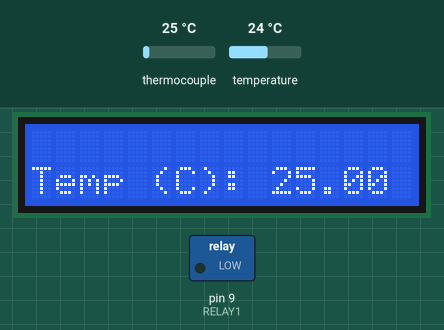
Simulated run of this sketch. Board: Arduino Leonardo, built with avr-gcc and run on an emulated ATmega32U4. Parts: 16×2 character LCD, switched loads named in the sketch (green lamp = pin HIGH). Inputs (shaded band) come from the test bench; at power-on: thermocouple 25 °C, temperature 24 °C. What the sketch prints to the serial monitor is not drawn.

Above: at 2.7 s.
2.8 s: thermocouple set to 16 °C
At 4.5 s:
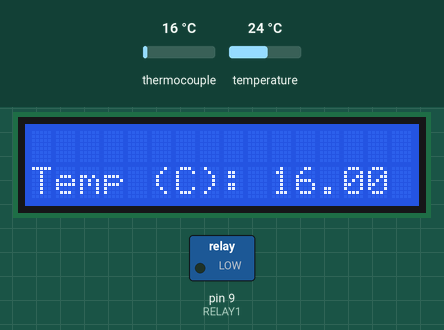
5.0 s: thermocouple set to 12 °C
At 6.5 s:
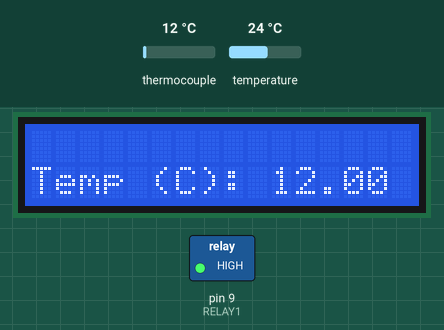
7.1 s: thermocouple set to 6 °C
At 8.6 s:
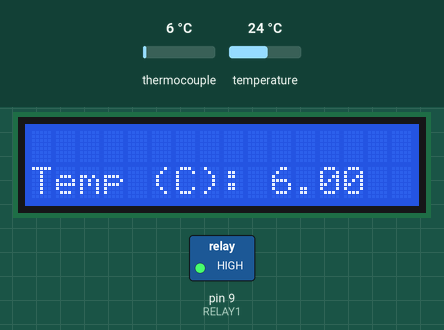
Timing chart, 0 to 10.1 s (numbered marks = the images above; inputs shaded):
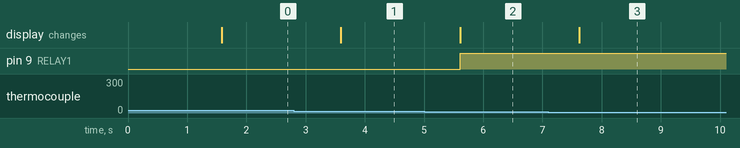

Measured:
- the behaviour switches between 15 and 14 °C on thermocouple (found by bisection; images 1 and 2)
- after the input at 2.8 s, the display: changes after 0.80 s (image 1)
- after the input at 5.0 s, pin 9 (RELAY1): LOW → HIGH after 0.61 s; the display: changes after 0.61 s (image 2)
- after the input at 7.1 s, the display: changes after 0.53 s (image 3)

The sketch:

Thermocouple_with_LCD_and_Relay.ino
```cpp
// pre setup - LCD
// include the library code:
#include <LiquidCrystal.h>
#include <Wire.h>

// initialize the library by associating any needed LCD interface pin
// with the arduino pin number it is connected to
const int rs = 12, en = 11, d4 = 5, d5 = 4, d6 = 3, d7 = 2;
LiquidCrystal lcd(rs, en, d4, d5, d6, d7);

// pre setup - thermocouple
#include <SPI.h>
#include "Adafruit_MAX31855.h"
// Example creating a thermocouple instance with software SPI on any three
// digital IO pins.
#define MAXDO   6
#define MAXCS   7
#define MAXCLK  8

#define RELAY1 9

// initialize the Thermocouple
Adafruit_MAX31855 thermocouple(MAXCLK, MAXCS, MAXDO);

void setup() {
  // put your setup code here, to run once:

  // setup - LCD
  // set up the LCD's number of columns and rows:
  lcd.begin(16, 2);
  lcd.setCursor(0,1);
  lcd.write("Mish Mash Labs");
  delay(1000);

  // setup - thermocouple
  Serial.begin(9600);

  while (!Serial) delay(1); // wait for Serial on Leonardo/Zero, etc

  Serial.println("MAX31855 test");
  // wait for MAX chip to stabilize
  delay(500);
  Serial.print("Initializing sensor...");
  if (!thermocouple.begin()) {
    Serial.println("ERROR.");
    while (1) delay(10);
  }

  // setup Relay
  pinMode(RELAY1, OUTPUT);
  digitalWrite(RELAY1, HIGH);


  Serial.println("DONE.");

}

void loop() {
  // read thermocouple
   // basic readout test, just print the current temp
   Serial.print("Internal Temp = ");
   double int_temp = thermocouple.readInternal();
   Serial.println(int_temp);

   double c = thermocouple.readCelsius();
   if (isnan(c)) {
     Serial.println("Something wrong with thermocouple!");
   } else {
     Serial.print("C = ");
     Serial.println(c);
   }

   // print on LCD
   lcd.clear();
   lcd.setCursor(0,1);
   lcd.write("Temp (C): ");
   lcd.print(c);


   if(c >= 15){
    digitalWrite(RELAY1, LOW);
    Serial.println("Light On");
   }
   else if(c < 15){
    digitalWrite(RELAY1, HIGH);
   }
   delay(1000);


}
```
